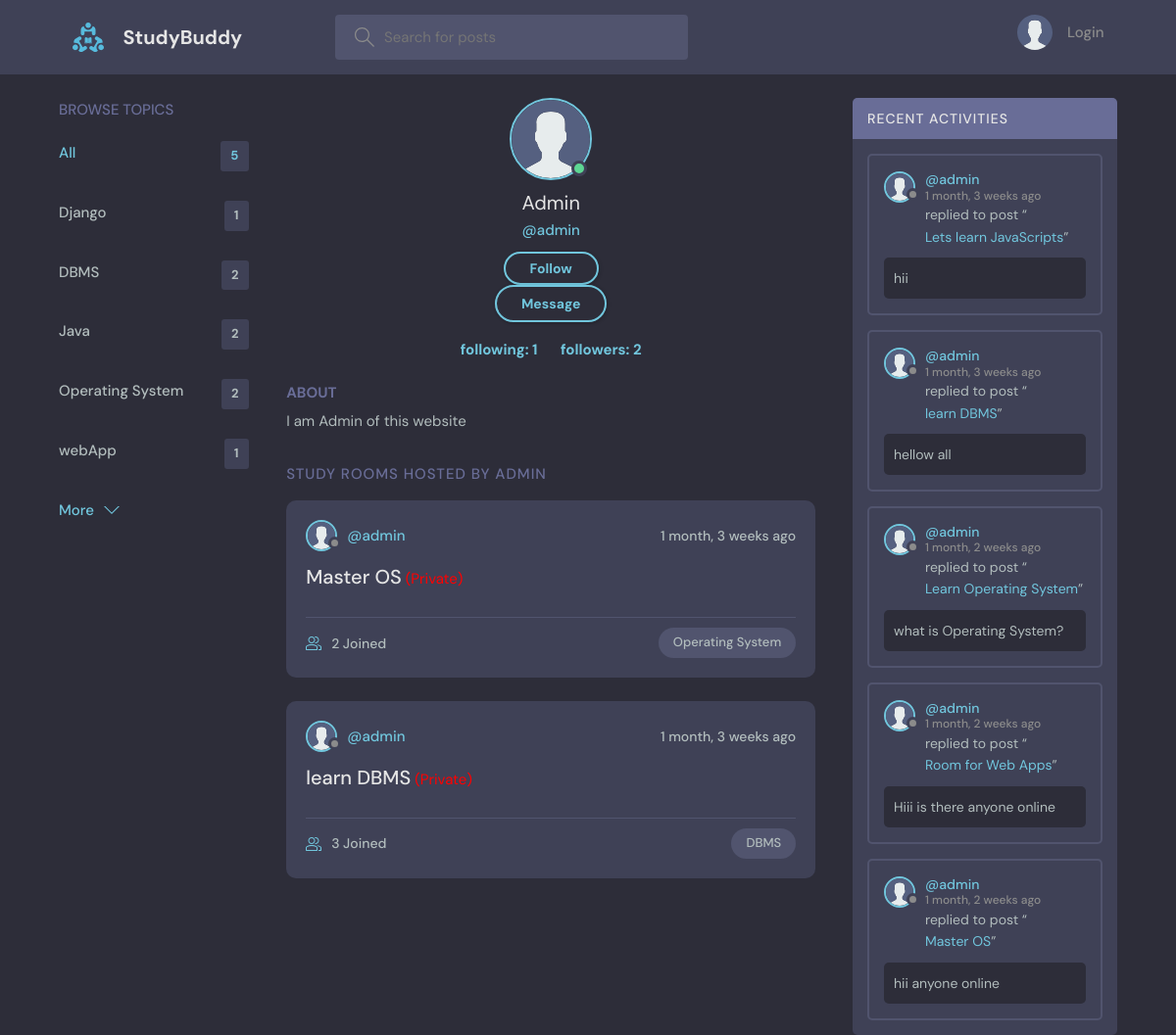
Before: /profile/2/ with the older database file.
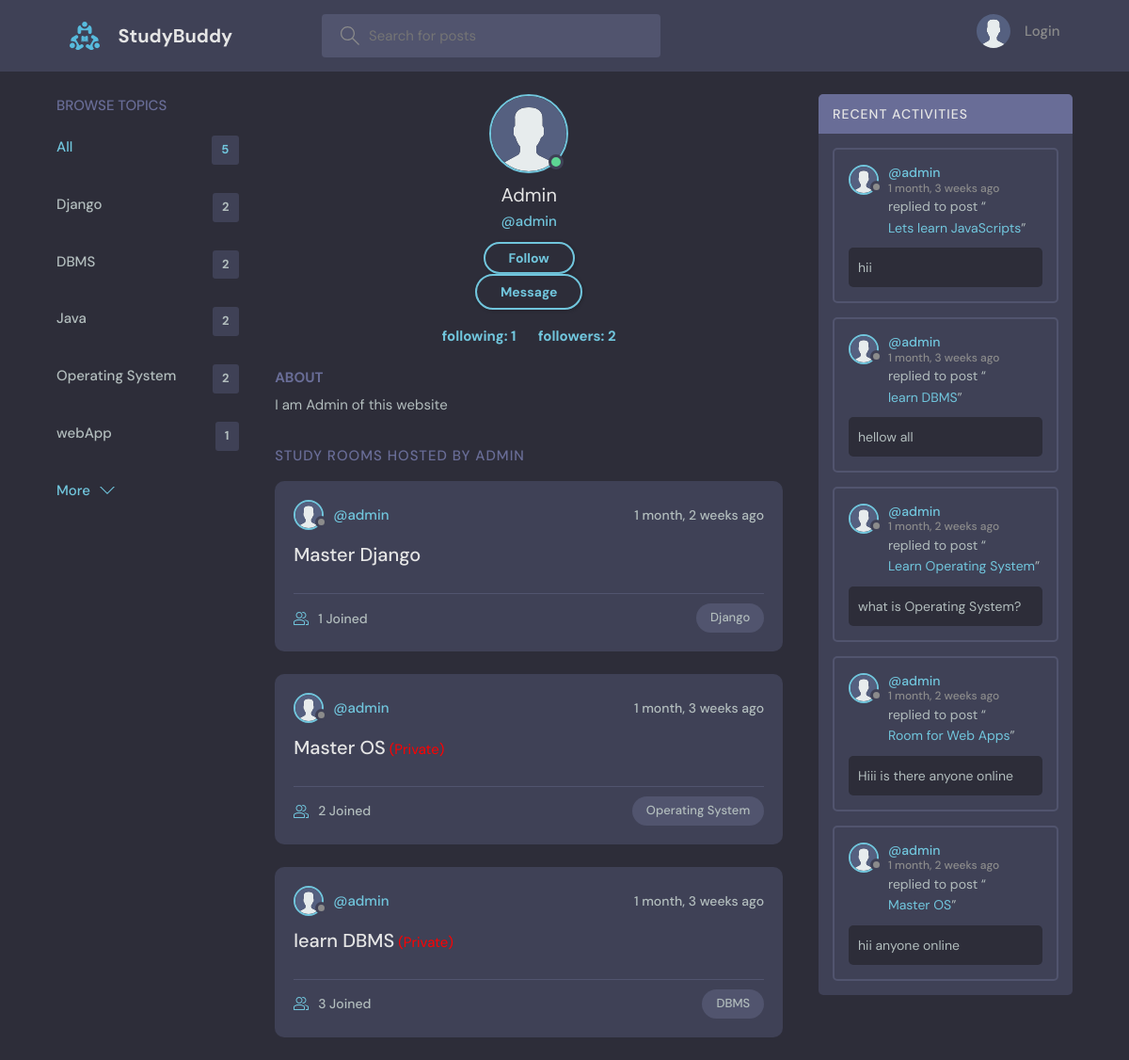
After: the same page with the newer database file.
### base/models.py (models this page shows, shortened)
class Topic(models.Model):
    name = models.CharField(max_length=200)

class Room(models.Model):
    host = models.ForeignKey(User, on_delete=models.SET_NULL, null=True)
    topic = models.ForeignKey(Topic, on_delete=models.SET_NULL, null=True)
    name = models.CharField(max_length=200)
    description = models.TextField(null=True, blank=True)
    participants = models.ManyToManyField(
        User, related_name='participants', blank=True)
    updated = models.DateTimeField(auto_now=True)
    created = models.DateTimeField(auto_now_add=True)
    private=models.BooleanField(default=False)
    class Meta:
        ordering = ['-updated', '-created']
    def __str__(self):
        return self.name

class User(AbstractUser):
    name = models.CharField(max_length=200, null=True)
    email = models.EmailField(unique=True, null=True)
    bio = models.TextField(null=True)
    avatar = models.ImageField(null=True, default="avatar.svg")
    USERNAME_FIELD = 'email'
    REQUIRED_FIELDS = ['username']  # Add 'username' to REQUIRED_FIELDS

class Message(models.Model):
    user = models.ForeignKey(User, on_delete=models.CASCADE)
    room = models.ForeignKey(Room, on_delete=models.CASCADE)
    body = models.TextField()
    updated = models.DateTimeField(auto_now=True)
    created = models.DateTimeField(auto_now_add=True)
    class Meta:
        ordering = ['updated', 'created']

### base/views.py (the view, shortened to what this page needs)
# urls.py: path('profile/<str:pk>/', views.userProfile, name="user-profile"),
def userProfile(request, pk):
    user = User.objects.get(id=pk)
    rooms = user.room_set.all()
    room_messages = user.message_set.all()
    topics = Topic.objects.all()
    try:
        follow = Follow.objects.get(followed=user)
    except Follow.DoesNotExist:
        follow = Follow.objects.create(followed=user)
    is_following= request.user in follow.followers.all()
    followers_count=follow.followers.count()
    following_count = user.followers.count()
    context = {'user': user, 'rooms': rooms,
               'room_messages': room_messages, 'topics': topics,'follow':follow,'is_following':is_following,'followers_count':followers_count,'following_count':following_count}
    return render(request, 'base/profile.html', context)

### base/templates/base/profile.html (shortened to what this page needs)
{% extends 'main.html' %}
{% block content %}
<main class="profile-page layout layout--3">
  <div class="container">
    {% include 'base/topics_component.html' %}
    <div class="roomList">
      <div class="profile">
        <div class="profile__avatar">
          <div class="avatar avatar--large active">
            <img src="{{user.avatar.url}}" />
          </div>
        </div>
        <div class="profile__info">
          <h3>{{user.name}}</h3>
          <p>@{{user.username}}</p>
          {% if request.user == user %}
          <a href="{% url 'update-user' %}" class="btn btn--main btn--pill">Edit Profile</a>
          {% else %}
            {% if not is_following %}
            <form class="form" method="POST" action="">
              <div class="for__group">
                  <input class="btn btn--main btn--pill" type="submit" value="Follow" />
              </div>
            </form>
            {% endif %}
            <a href="{% url 'dm' user.id %}" class="btn btn--main btn--pill">Message</a>
          {% endif %}
          <h5 style="margin-top: 16px;">
            <a href="{% url 'following' user.id %}" style="margin-right: 20px;"> following: {{following_count}} </a>
            <a href="{% url 'followers' user.id %}"> followers: {{followers_count}} </a>
           </h5>
        </div>
        <div class="profile__about">
          <h3>About</h3>
          <p>
            {{user.bio}}
          </p>
        </div>
      </div>
      <div class="roomList__header">
        <div>
          <h2>Study Rooms Hosted by {{user.name}} </a>
          </h2>
        </div>
      </div>
      {% include 'base/feed_component.html' %}
    </div>
    {% include 'base/activity_component.html' %}
  </div>
</main>
{% endblock content %}

### base/templates/base/topics_component.html
<div class="topics">
    <div class="topics__header">
        <h2>Browse Topics</h2>
    </div>
    <ul class="topics__list">
        <li>
            <a href="{% url 'home' %}" class="active">All <span>{{topics.count}}</span></a>
        </li>
        {% for topic in topics %}
        <li>
            <a href="{% url 'home' %}?q={{topic.name}}">{{topic.name}}<span>{{topic.room_set.all.count}}</span></a>
        </li>
        {% endfor %}
    </ul>
    <a class="btn btn--link" href="{% url 'topics' %}">
        More
        <svg version="1.1" xmlns="http://www.w3.org/2000/svg" width="32" height="32" viewBox="0 0 32 32">
            <title>chevron-down</title>
            <path d="M16 21l-13-13h-3l16 16 16-16h-3l-13 13z"></path>
        </svg>
    </a>
</div>

### base/templates/base/feed_component.html (shortened to what this page needs)
{% for room in rooms %}
<div class="roomListRoom">
    <div class="roomListRoom__header">
        <a href="{% url 'user-profile' room.host.id %}" class="roomListRoom__author">
            <div class="avatar avatar--small">
                <img src="{{room.host.avatar.url}}" />
            </div>
            <span>@{{room.host.username}}</span>
        </a>
        <div class="roomListRoom__actions">
            <span>{{room.created|timesince}} ago</span>
        </div>
    </div>
    <div class="roomListRoom__content">
        <a href="{% url 'room' room.id %}">{{room.name}}</a>
        {% if room.private %}
        <small style="color: red;"> (Private) </small>
        {% endif %}
    </div>
    <div class="roomListRoom__meta">
        <a href="{% url 'room' room.id %}" class="roomListRoom__joined">
            {{room.participants.all.count}} Joined
        </a>
        <p class="roomListRoom__topic">{{room.topic.name}}</p>
    </div>
</div>
{% endfor %}

### base/templates/base/activity_component.html (shortened to what this page needs)
<div class="activities">
    <div class="activities__header">
        <h2>Recent Activities</h2>
    </div>
    {% for message in room_messages %}
    <div class="activities__box">
        <div class="activities__boxHeader roomListRoom__header">
            <a href="{% url 'user-profile' message.user.id %}" class="roomListRoom__author">
                <div class="avatar avatar--small">
                    <img src="{{message.user.avatar.url}}" />
                </div>
                <p>
                    @{{message.user.username}}
                    <span>{{message.created|timesince}} ago</span>
                </p>
            </a>
        </div>
        <div class="activities__boxContent">
            <p>replied to post “<a href="{% url 'room' message.room.id %}">{{message.room}}</a>”</p>
            <div class="activities__boxRoomContent">{{message.body}}</div>
        </div>
    </div>
    {% endfor %}
</div>

Changed rows visible on the page:
computed for Topic "Django": room_set.all.count "1" → "2"
added Room: host.avatar (placeholder picture), host.username "admin", created "1 month, 2 weeks", name "Master Django", participants.all.count "1", topic.name "Django"
